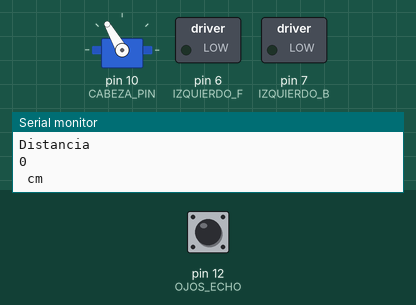
Simulated run of this sketch. Board: Arduino Uno, built with avr-gcc and run on an emulated ATmega328P. On the bench: servo, switched loads named in the sketch (green lamp = pin HIGH), the last lines printed to the serial monitor. The test bench sets the inputs (shaded band); at power-on: pin 12 (OJOS_ECHO) LOW. Random numbers use the default seed unless the sketch sets one; pins used as bus, display or sensor lines are not drawn.

Above: at 1.2 s.
1.3 s: pin 12 (OJOS_ECHO) pulsed HIGH 5 times (0.12 s each, 0.3 s apart)
At 3.3 s:
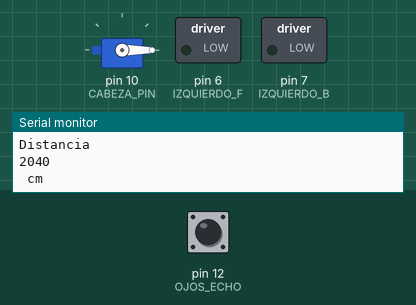
At 5.0 s:
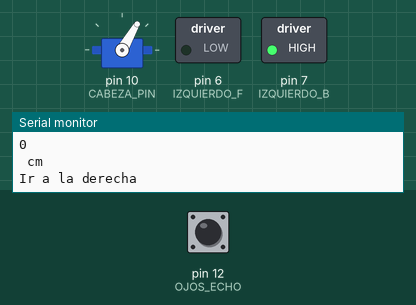
Timing chart, 0 to 14.3 s (numbered marks = the images above; inputs shaded):
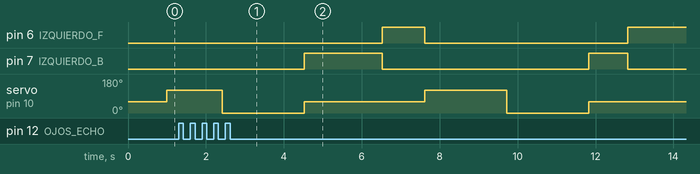

The sketch:

CarroAutonomo.ino
```cpp
#include <Servo.h>
//PINES DE LOS MOTORES
int IZQUIERDO_F = 6;
int IZQUIERDO_B = 7;
int DERECHO_F = 8;
int DERECHO_B = 9;

// SERVO CABEZA
Servo CABEZA;
int CABEZA_PIN = 10;
int CABEZA_POS = 60;
int CABEZA_CENTRO = 60;
int CABEZA_DERECHA = 0;
int CABEZA_IZQUIERDA = 120;

//OJOS
long DISTANCIA;
long TIEMPO;
int OJOS_TRIG = 11;
int OJOS_ECHO = 12;


void setup() {
  //LOGS
  Serial.begin(9600);
  //CABEZA
  CABEZA.attach(CABEZA_PIN);
  CABEZA.write(CABEZA_POS);
  //OJOS
  pinMode(OJOS_TRIG, OUTPUT);
  pinMode(OJOS_ECHO, INPUT);
  //MOTOR IZQUIERDO
  pinMode(IZQUIERDO_F, OUTPUT);
  pinMode(IZQUIERDO_B, OUTPUT);
  //MOTOR DERECHO
  pinMode(DERECHO_F, OUTPUT);
  pinMode(DERECHO_B, OUTPUT);
}

void loop()
{
  int dir = 0;
  long cm = distancia();
  if(cm <= 20)
  {
    parar();
    dir = ver();
    if(dir==1)
    {
      atras();
      delay(1000);
      derecha();
      delay(1000);
      adelante();
    }
    else if(dir==2)
    {
      atras();
      delay(1000);
      izquierda();
      delay(1000);
      adelante();
    }
  }
  else
  {
    adelante();
  }
  delay(100);
}
int distancia()
{
  digitalWrite(OJOS_TRIG,LOW);
  delayMicroseconds(5);
  digitalWrite(OJOS_TRIG, HIGH);
  delayMicroseconds(10);
  TIEMPO = pulseIn(OJOS_ECHO, HIGH);
  DISTANCIA = int(0.017*TIEMPO);
  Serial.println("Distancia ");
  Serial.println(DISTANCIA);
  Serial.println(" cm");
  return DISTANCIA;
}

int ver()
{
  long cm_derecha = 0;
  long cm_izquierda = 0;
  CABEZA.write(CABEZA_IZQUIERDA);
  delay(1000);
  cm_izquierda = distancia();
  delay(100);
  CABEZA.write(CABEZA_DERECHA);
  delay(1000);
  cm_derecha = distancia();
  delay(100);
  CABEZA.write(CABEZA_CENTRO);
  if(cm_izquierda <=35)
  {
    Serial.println("Ir a la izquierda");
    return 1;
  }
  else if(cm_derecha <=35)
  {
    Serial.println("Ir a la derecha");
    return 2;
  }
  else
  {
    Serial.println("Callejon sin salida");
    int res = random(1, 3);
    Serial.println("Res: ");
    Serial.println(res);
    return res;
  }
}
void parar()
{
  digitalWrite(DERECHO_B, LOW);
  digitalWrite(IZQUIERDO_B, LOW);
  digitalWrite(DERECHO_F, LOW);
  digitalWrite(IZQUIERDO_F, LOW);
}

void adelante()
{
  digitalWrite(DERECHO_B, LOW);
  digitalWrite(IZQUIERDO_B, LOW);
  digitalWrite(DERECHO_F, HIGH);
  digitalWrite(IZQUIERDO_F, HIGH);
}

void atras()
{
  digitalWrite(DERECHO_F, LOW);
  digitalWrite(IZQUIERDO_F, LOW);
  digitalWrite(DERECHO_B, HIGH);
  digitalWrite(IZQUIERDO_B, HIGH);
}

void izquierda()
{
  digitalWrite(DERECHO_B, LOW);
  digitalWrite(IZQUIERDO_B, HIGH);
  digitalWrite(DERECHO_F, HIGH);
  digitalWrite(IZQUIERDO_F, LOW);
}

void derecha()
{
  digitalWrite(DERECHO_B, HIGH);
  digitalWrite(IZQUIERDO_B, LOW);
  digitalWrite(DERECHO_F, LOW);
  digitalWrite(IZQUIERDO_F, HIGH);
}
```
